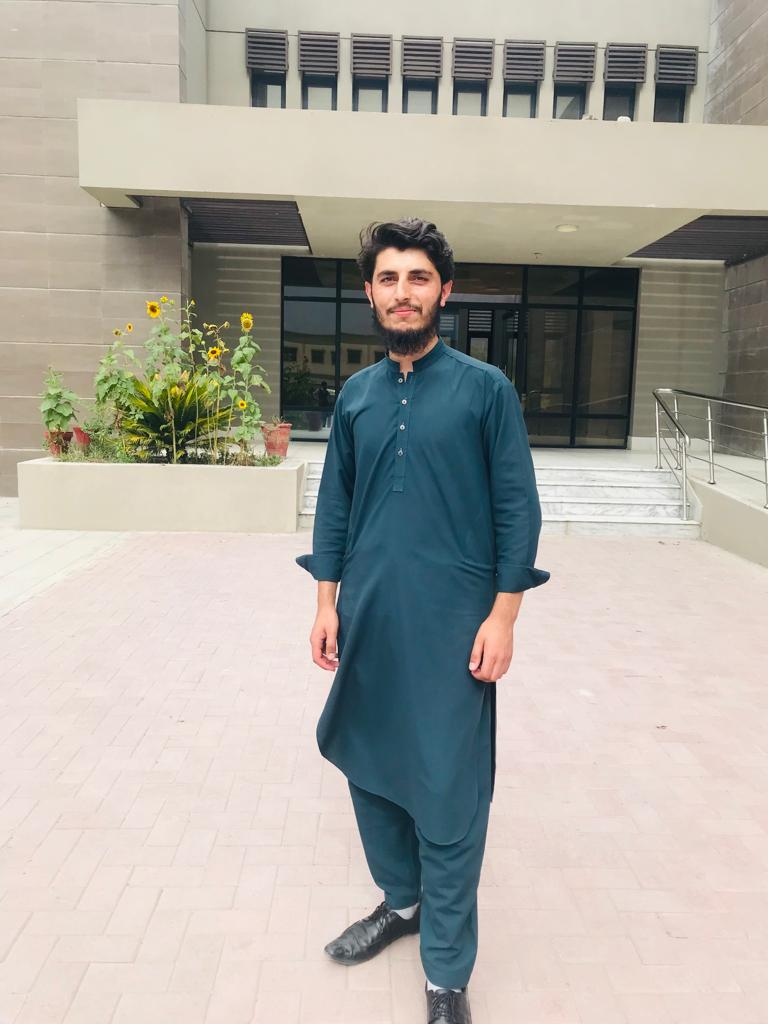
#> input picture images/sahir.jpeg, 768 x 1024 px
$ python splitmerge.py
#> lines starting #> are read from the running program, lines starting #| are printed output that depends on the picture
import cv2 as cv
import numpy as np


img = cv.imread('images/sahir.jpeg')
#> img is the input picture: shape (1024, 768, 3); mean B, G, R 162, 169.9, 173.4
# cv.imshow('Sahir', img)

blank = np.zeros(img.shape[:2], dtype='uint8')
b, g, r = cv.split(img)
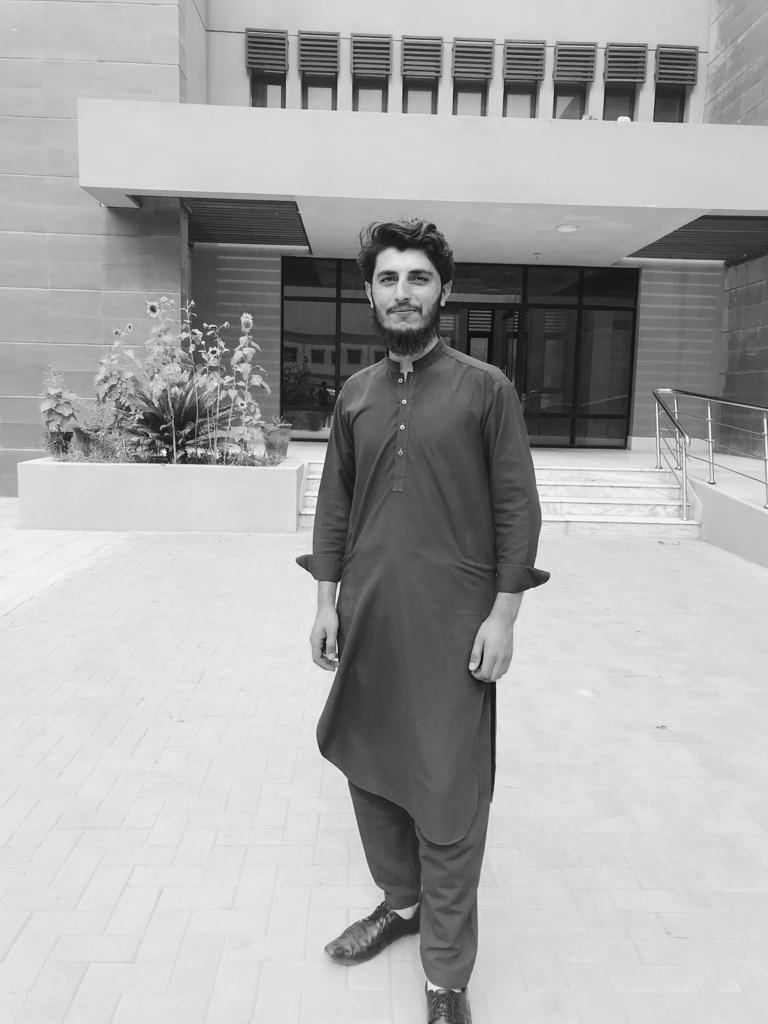
#> g: shape (1024, 768); min 0, max 255, mean 169.9
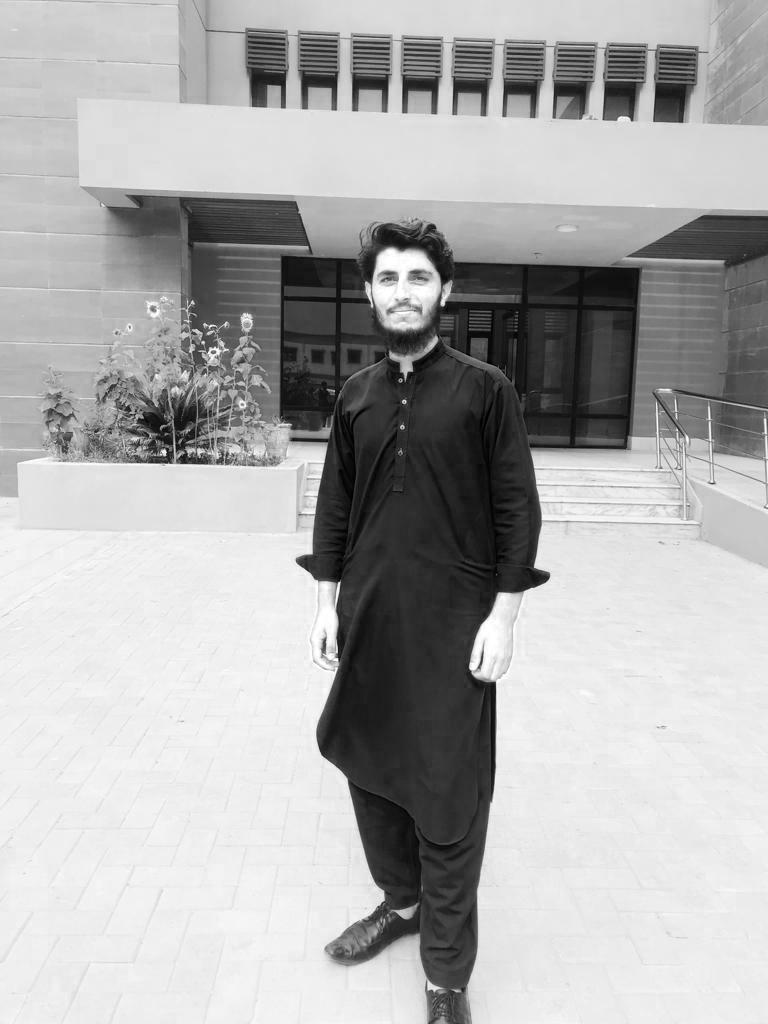
#> r: shape (1024, 768); min 0, max 255, mean 173.4
# cv.imshow('Blue', b)
# cv.imshow('Green', g)
# cv.imshow('Red', r)
blue = cv.merge([b, blank, blank])
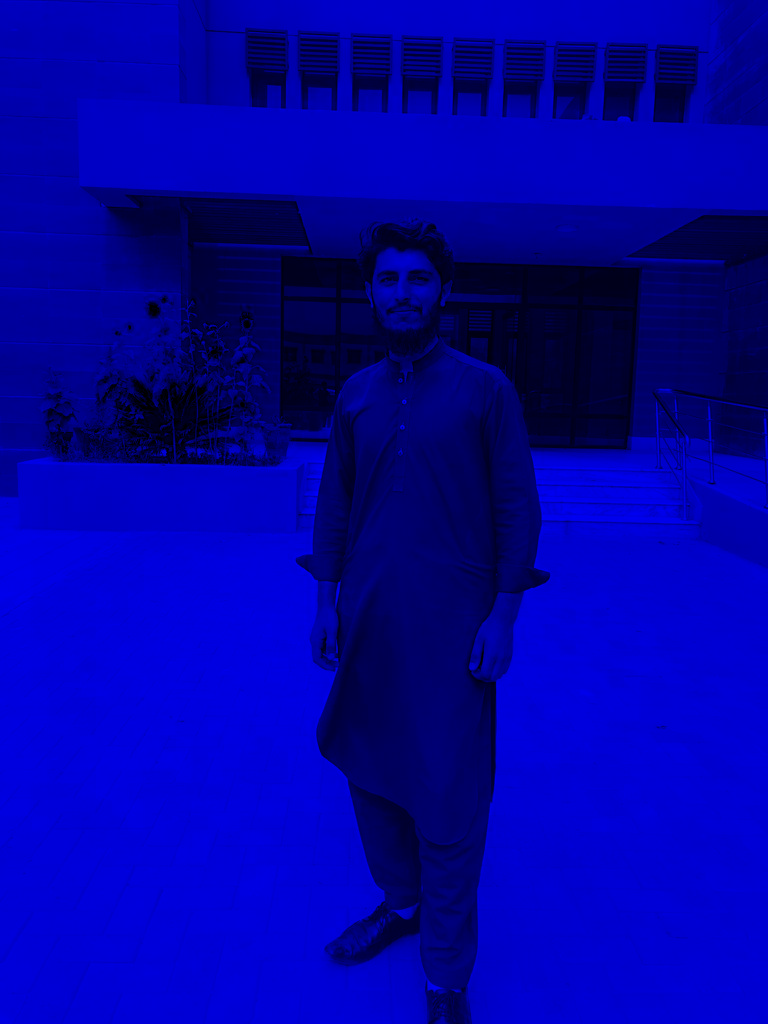
#> blue: shape (1024, 768, 3); mean of channels 0, 1, 2 162, 0, 0; drawn as B, G, R
cv.imshow('Blue', blue)
green = cv.merge([blank, g, blank])
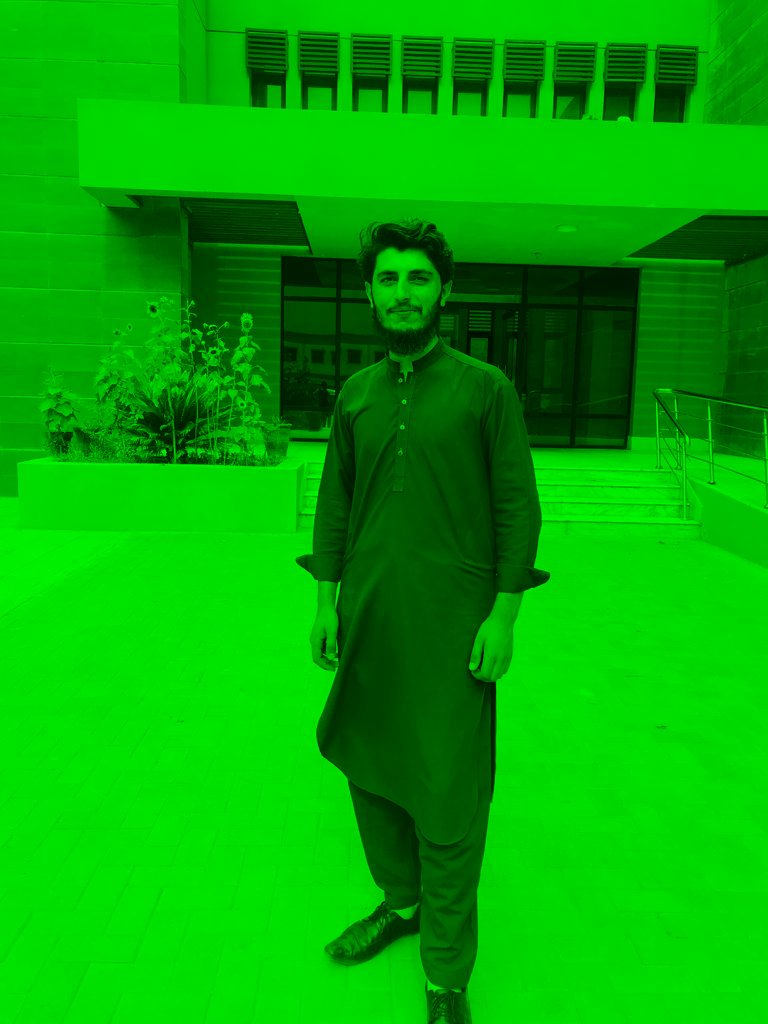
#> green: shape (1024, 768, 3); mean of channels 0, 1, 2 0, 169.9, 0; drawn as B, G, R
cv.imshow('Green', green)
red = cv.merge([blank, blank, r])
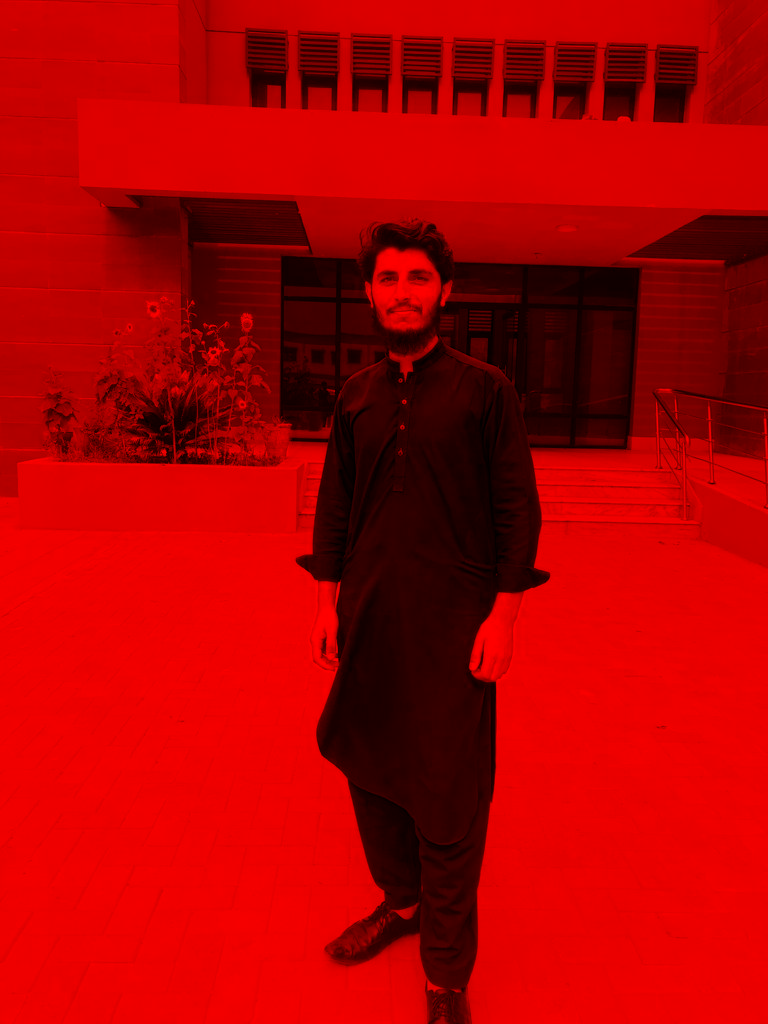
#> red: shape (1024, 768, 3); mean of channels 0, 1, 2 0, 0, 173.4; drawn as B, G, R
cv.imshow('Red', red)


merged = cv.merge([b, g, r])
cv.imshow('MERGE', merged)
cv.waitKey(0)

print(r.shape)
#| (1024, 768)
print(g.shape)
#| (1024, 768)
print(b.shape)
#| (1024, 768)

$ run again, with images/FfNmgEUXgAIuV52 (1).jpeg copied over images/sahir.jpeg
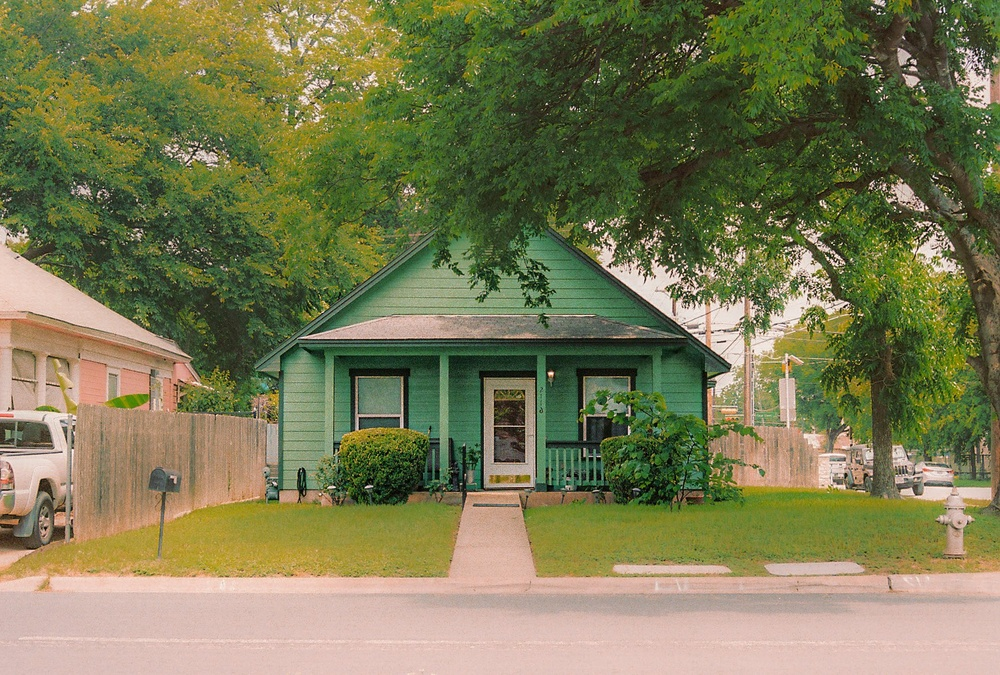
#> input picture images/FfNmgEUXgAIuV52 (1).jpeg, 1000 x 675 px, shrunk from 1768 x 1194 before the run
#> img is the input picture: shape (675, 1000, 3); mean B, G, R 83.8, 123.1, 123
#> `green = cv.merge([blank, g, blank])`:
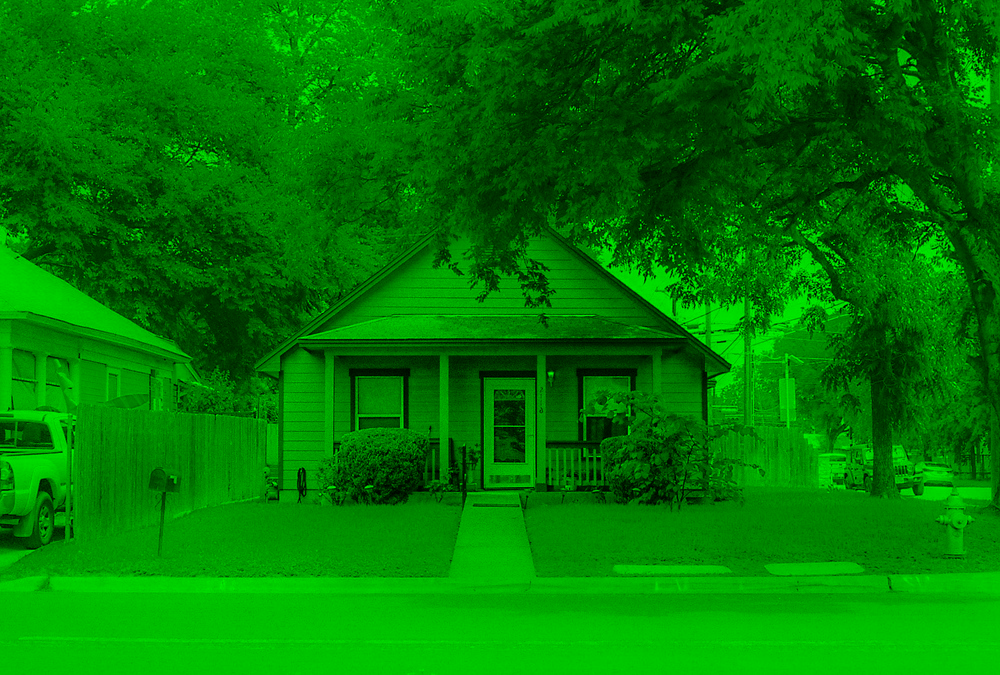
#> green: shape (675, 1000, 3); mean of channels 0, 1, 2 0, 123.1, 0; drawn as B, G, R
#> `red = cv.merge([blank, blank, r])`:
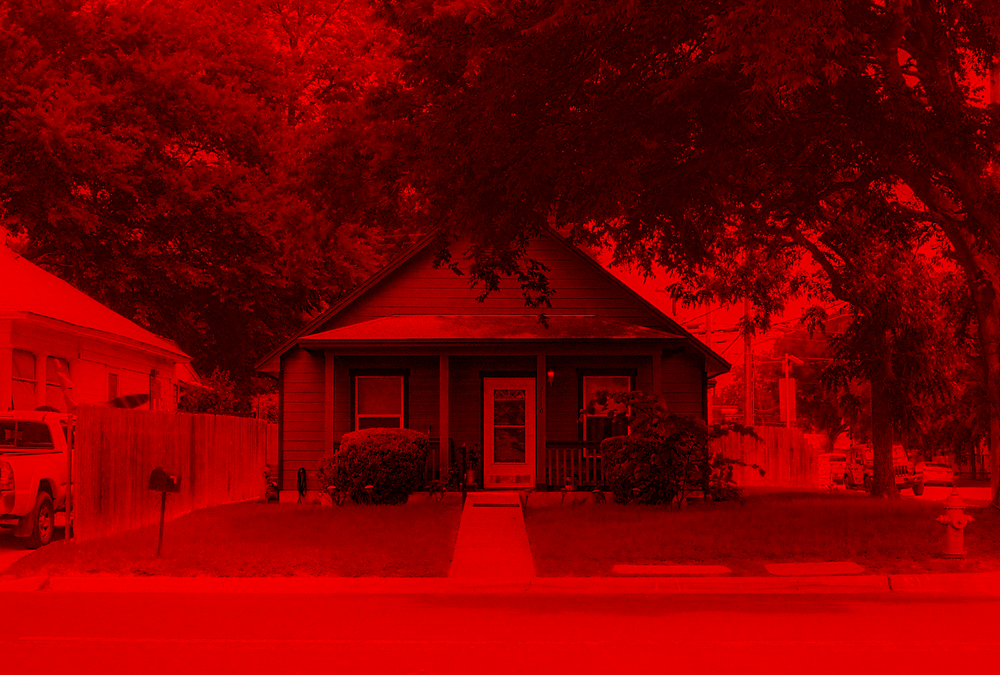
#> red: shape (675, 1000, 3); mean of channels 0, 1, 2 0, 0, 123; drawn as B, G, R
#| (675, 1000)
#| (675, 1000)
#| (675, 1000)

$ run again, with images/dave-hoefler-frmovOarYdE-unsplash.jpg copied over images/sahir.jpeg
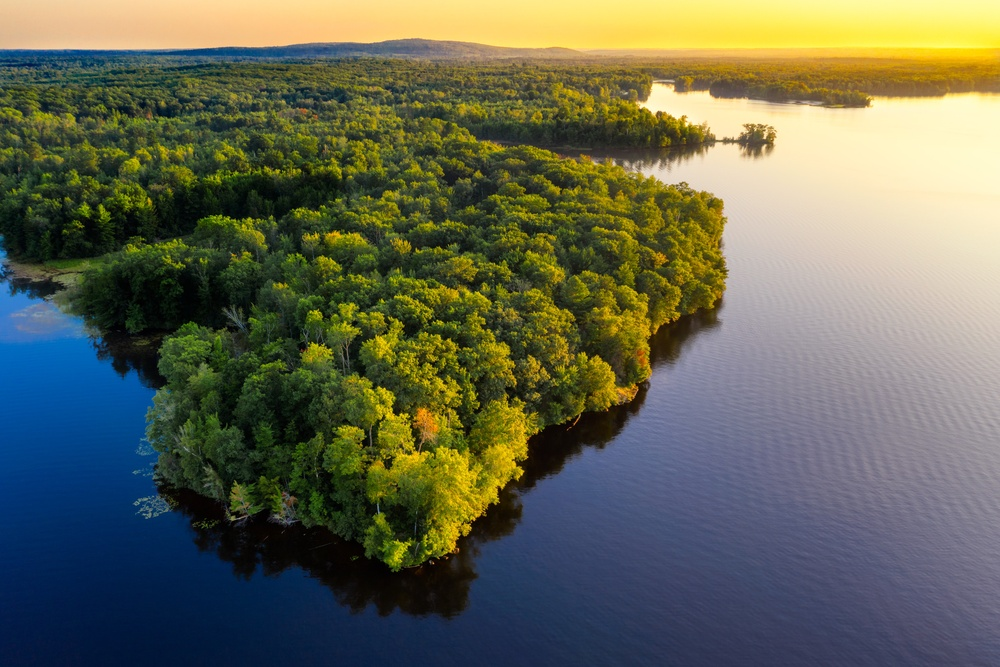
#> input picture images/dave-hoefler-frmovOarYdE-unsplash.jpg, 1000 x 667 px, shrunk from 5422 x 3614 before the run
#> img is the input picture: shape (667, 1000, 3); mean B, G, R 82.5, 102.3, 99.1
#> `green = cv.merge([blank, g, blank])`:
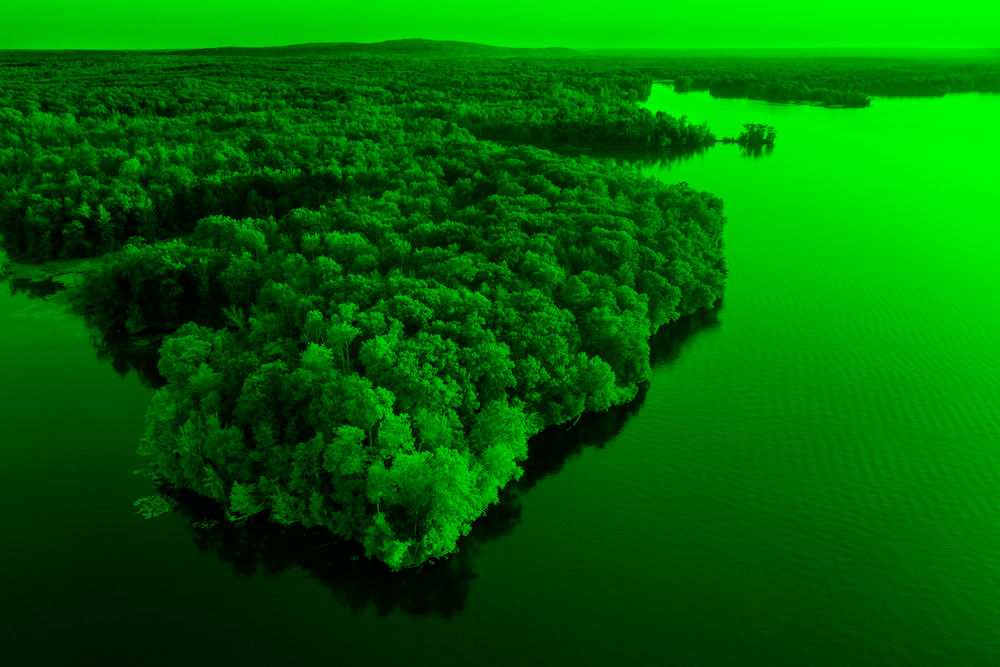
#> green: shape (667, 1000, 3); mean of channels 0, 1, 2 0, 102.3, 0; drawn as B, G, R
#> `red = cv.merge([blank, blank, r])`:
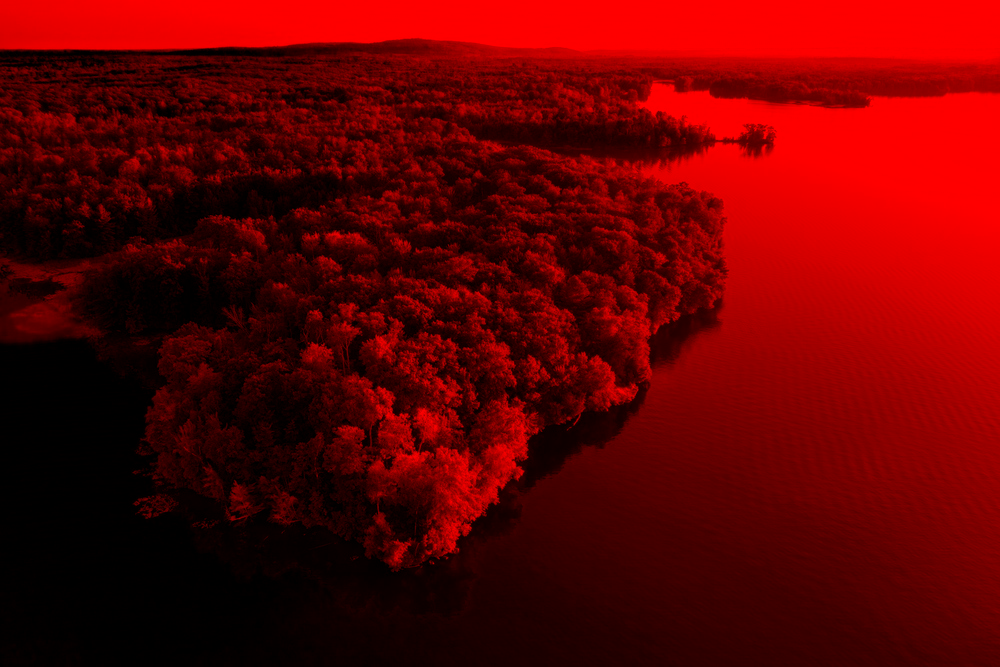
#> red: shape (667, 1000, 3); mean of channels 0, 1, 2 0, 0, 99.1; drawn as B, G, R
#| (667, 1000)
#| (667, 1000)
#| (667, 1000)
